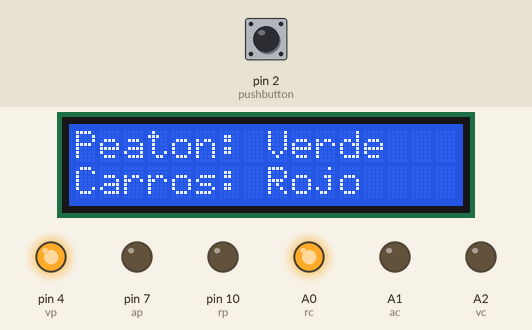
The sketch below on a simulated Arduino Uno, built with avr-gcc and run on an emulated ATmega328P. Parts: 16×2 character LCD, output pins drawn as LEDs (lit = HIGH). The inputs (shaded band) are chosen by the test bench; at power-on: pin 2 (pushbutton) LOW.

Above: at 1.2 s.
1.3 s: pin 2 (pushbutton) pulled HIGH for 0.15 s
At 4.0 s:
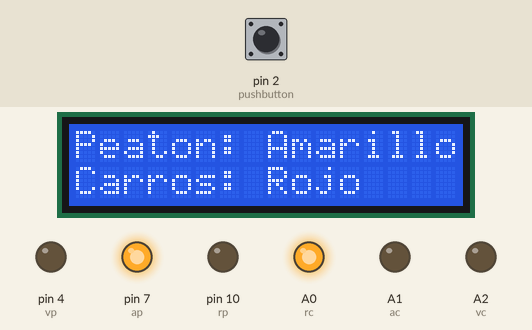
4.4 s: pin 2 (pushbutton) pulled HIGH for 1 s
At 8.2 s:
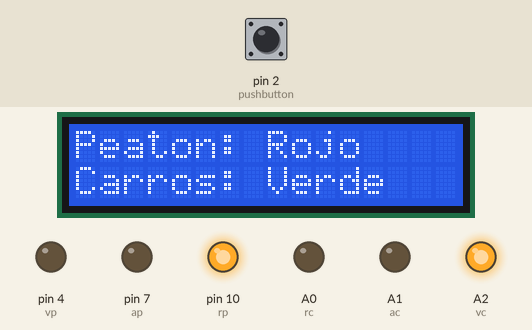
8.4 s: pin 2 (pushbutton) pulled HIGH for 3.2 s
At 10.3 s:
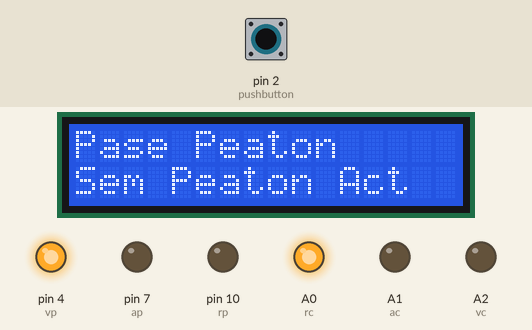
14.6 s: pin 2 (pushbutton) pulled HIGH for 0.15 s
At 15.0 s:
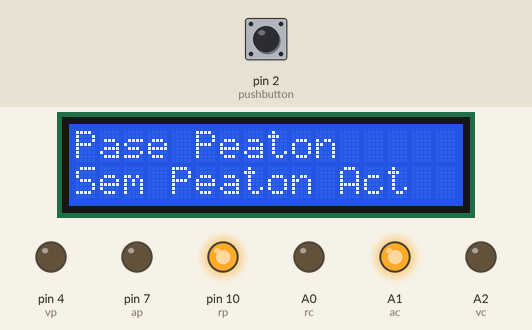
Timing chart, 0 to 21.7 s (numbered marks = the images above; inputs shaded):
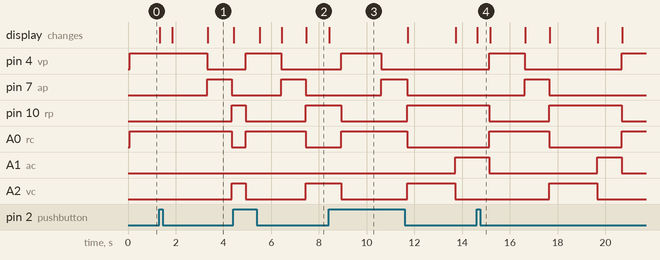

The sketch:

AUT_SEMS.ino
```cpp
#include <Wire.h>
#include <LiquidCrystal_I2C.h>

LiquidCrystal_I2C lcd(0x27, 16, 2);  // Dirección I2C del LCD

// LEDs de los peatones
int vp = 4;   // led verde peatones
int ap = 7;   // led amarillo peatones
int rp = 10;  // led rojo peatones

// LEDs de los carros
int vc = A2;  // led verde carros
int ac = A1;  // led amarillo carros
int rc = A0;  // led rojo carros

int pushbutton = 2;
bool senal = 0;

// Variables para gestionar el tiempo
unsigned long previousMillis = 0;
const long verdeInterval = 2000;     // 2 segundos
const long amarilloInterval = 1000;  // 1 segundo

// Enumeraciones para los estados de los semáforos
enum SemaforoState { VERDE_P,
                     AMARILLO_P,
                     ROJO_P,
                     VERDE_C,
                     AMARILLO_C,
                     ROJO_C };
volatile SemaforoState currentSemaforoState = VERDE_P;

// Función para actualizar el estado del semáforo
void actualizarSemaforo() {
  unsigned long currentMillis = millis();

  switch (currentSemaforoState) {
    case VERDE_P:
      if (currentMillis - previousMillis >= verdeInterval) {
        previousMillis = currentMillis;
        digitalWrite(vp, LOW);
        digitalWrite(ap, HIGH);
        currentSemaforoState = AMARILLO_P;
      } else {
        digitalWrite(vp, HIGH);
        digitalWrite(ap, LOW);
        digitalWrite(rp, LOW);
        digitalWrite(vc, LOW);
        digitalWrite(ac, LOW);
        digitalWrite(rc, HIGH);
        lcd.setCursor(0, 0);
        lcd.print("Peaton: Verde   ");
        lcd.setCursor(0, 1);
        lcd.print("Carros: Rojo    ");
      }
      break;

    case AMARILLO_P:
      if (currentMillis - previousMillis >= amarilloInterval) {
        previousMillis = currentMillis;
        digitalWrite(ap, LOW);
        digitalWrite(rp, HIGH);
        currentSemaforoState = VERDE_C;
      } else {
        digitalWrite(vp, LOW);
        digitalWrite(ap, HIGH);
        digitalWrite(rp, LOW);
        digitalWrite(vc, LOW);
        digitalWrite(ac, LOW);
        digitalWrite(rc, HIGH);
        lcd.setCursor(0, 0);
        lcd.print("Peaton: Amarillo");
        lcd.setCursor(0, 1);
        lcd.print("Carros: Rojo    ");
      }
      break;

    case VERDE_C:
      if (currentMillis - previousMillis >= verdeInterval) {
        previousMillis = currentMillis;
        digitalWrite(vc, LOW);
        digitalWrite(ac, HIGH);
        currentSemaforoState = AMARILLO_C;
      } else {
        digitalWrite(vp, LOW);
        digitalWrite(ap, LOW);
        digitalWrite(rp, HIGH);
        digitalWrite(vc, HIGH);
        digitalWrite(ac, LOW);
        digitalWrite(rc, LOW);
        lcd.setCursor(0, 0);
        lcd.print("Peaton: Rojo    ");
        lcd.setCursor(0, 1);
        lcd.print("Carros: Verde   ");
      }
      break;

    case AMARILLO_C:
      if (currentMillis - previousMillis >= amarilloInterval) {
        previousMillis = currentMillis;
        digitalWrite(ac, LOW);
        digitalWrite(rc, HIGH);
        currentSemaforoState = VERDE_P;
      } else {
        digitalWrite(vp, LOW);
        digitalWrite(ap, LOW);
        digitalWrite(rp, HIGH);
        digitalWrite(vc, LOW);
        digitalWrite(ac, HIGH);
        digitalWrite(rc, LOW);
        lcd.setCursor(0, 0);
        lcd.print("Peaton: Rojo    ");
        lcd.setCursor(0, 1);
        lcd.print("Carros: Amarillo");
      }
      break;
  }
}

// Función de la interrupción
void reiniciarSecuencia() {
  currentSemaforoState = VERDE_P;
  previousMillis = millis();
}

void setup() {
  lcd.init();
  lcd.backlight();

  pinMode(vp, OUTPUT);
  pinMode(ap, OUTPUT);
  pinMode(rp, OUTPUT);

  pinMode(vc, OUTPUT);
  pinMode(ac, OUTPUT);
  pinMode(rc, OUTPUT);

  pinMode(pushbutton, INPUT);
  attachInterrupt(digitalPinToInterrupt(pushbutton), reiniciarSecuencia, RISING);
}

void loop() {
  actualizarSemaforo();

  if (digitalRead(pushbutton)) {
    lcd.clear();
    lcd.setCursor(0, 0);
    lcd.print("Pase Peaton");
    lcd.setCursor(0, 1);
    lcd.print("Sem Peaton Act");
    delay(500);
  }
}
```

Measured:
- after the input at 1.3 s, pin 4 (vp): HIGH → LOW after 2.0 s instead of 0.72 s; pin 10 (rp), A2 (vc): LOW → HIGH after 3.0 s instead of 1.7 s; A0 (rc): HIGH → LOW after 3.0 s instead of 1.7 s; the display: first changes at once (image 1 shows a later state)
- after the input at 4.4 s, pin 4 (vp): LOW → HIGH after 0.53 s instead of 3.0 s; pin 7 (ap): LOW → HIGH after 2.0 s, → LOW 1.0 s later
- after the input at 8.4 s, the display: changes at once (image 3)
- after the input at 14.6 s, the display: changes at once (image 4)
